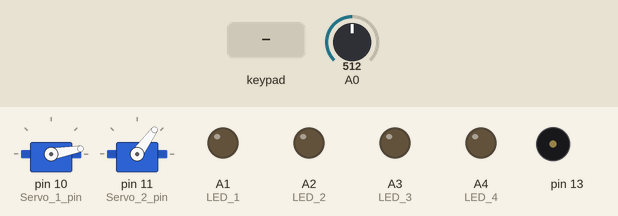
Simulated run of this sketch. Board: Arduino Uno, built with avr-gcc and run on an emulated ATmega328P. Shown: 2 × servo, output pins drawn as LEDs (lit = HIGH), buzzer (waves = sounding). The test bench sets the inputs (shaded band); at power-on: A0 = 512.

Above: at 1.2 s.
1.3 s: keypad keys 4 5 6 3 pressed 0.4 s apart
At 4.1 s:
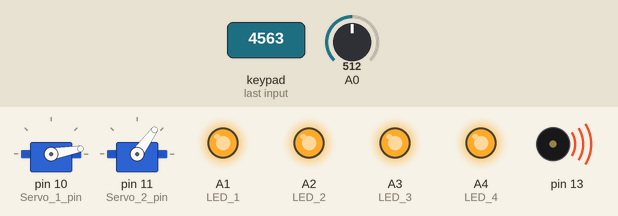
4.4 s: key '1' pressed
At 6.1 s:
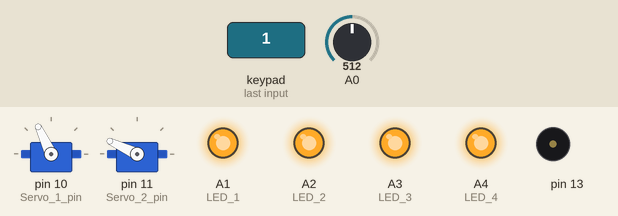
6.7 s: A0 set to 487
At 8.2 s:
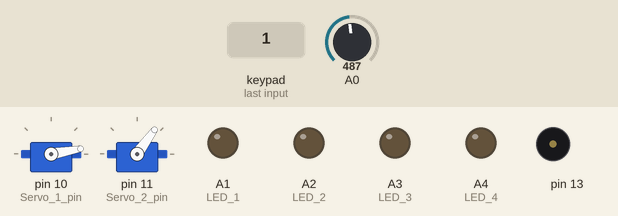
8.7 s: key '2' pressed
At 9.3 s:
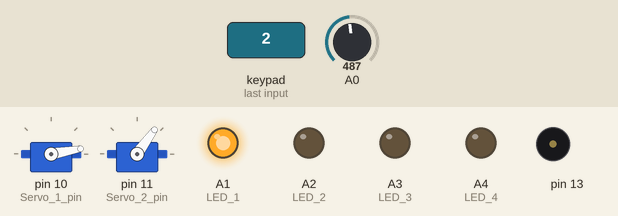
10.5 s: key '3' pressed
At 11.7 s:
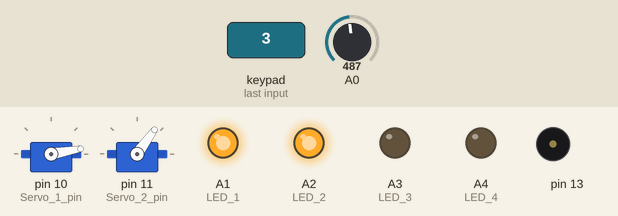
Timing chart, 0 to 13.3 s (numbered marks = the images above; inputs shaded):
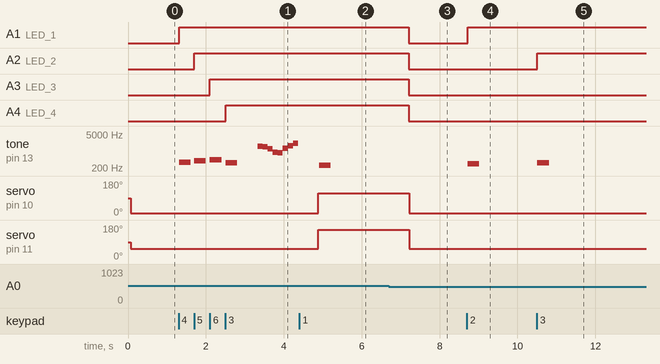

The sketch:

box_v2.0.ino
```cpp
#include "pitches.h"
#include <Keypad.h>
#include <Servo.h>

#define KEY_ROWS 4
#define KEY_COLS 3
#define LED_1 A1
#define LED_2 A2
#define LED_3 A3
#define LED_4 A4

#define Servo_1_pin 10
#define Servo_2_pin 11
Servo Servo_1;
Servo Servo_2;

#define BOX_6

#ifdef BOX_1
#define Ser_1_open 117
#define Ser_1_lock 10
#define Ser_2_open 167
#define Ser_2_lock 54
#endif
#ifdef BOX_2
#define Ser_1_open 124
#define Ser_1_lock 35
#define Ser_2_open 115
#define Ser_2_lock 27
#endif
#ifdef BOX_3
#define Ser_1_open 126
#define Ser_1_lock 10
#define Ser_2_open 165
#define Ser_2_lock 54
#endif
#ifdef BOX_4
#define Ser_1_open 67
#define Ser_1_lock 10
#define Ser_2_open 150
#define Ser_2_lock 60
#endif
#ifdef BOX_5
#define Ser_1_open 140
#define Ser_1_lock 17
#define Ser_2_open 110
#define Ser_2_lock 17
#endif
#ifdef BOX_6
#define Ser_1_open 115
#define Ser_1_lock 10
#define Ser_2_open 155
#define Ser_2_lock 54
#endif
#ifdef BOX_test
#define Ser_1_open 117
#define Ser_1_lock 10
#define Ser_2_open 165
#define Ser_2_lock 54
#endif

char password[4] = {'4', '5', '6', '3'};

int Ser_1_pos = Ser_1_lock;
int Ser_2_pos = Ser_2_lock;

char keymap[KEY_ROWS][KEY_COLS] = {
  {'1', '2', '3'},
  {'4', '5', '6'},
  {'7', '8', '9'},
  {'*', '0', '#'}
};

byte rowPins[KEY_ROWS] = {2, 3, 4, 5}; //Rows 0 to 3
byte colPins[KEY_COLS] = {6, 7, 8}; //Columns 0 to 3

Keypad keypad = Keypad(makeKeymap(keymap), rowPins, colPins, KEY_ROWS, KEY_COLS);


void setup() {
  Serial.begin(9600);
  Servo_1.attach(Servo_1_pin);
  Servo_2.attach(Servo_2_pin);
  pinMode(LED_1, OUTPUT);
  pinMode(LED_2, OUTPUT);
  pinMode(LED_3, OUTPUT);
  pinMode(LED_4, OUTPUT);
  digitalWrite(LED_1, 0);
  digitalWrite(LED_2, 0);
  digitalWrite(LED_3, 0);
  digitalWrite(LED_4, 0);
  pinMode(A0, INPUT);
  digitalWrite(A0, HIGH);
}
int state = 0;
char key[4] = {0};
bool box_state = 0;
bool real_state = 0;
unsigned long long real_start = 0;
void loop() {
  if(analogRead(A0) > 500 && real_state == 0){
    delay(50);
    if(analogRead(A0) > 500 ){
      real_state = 1;
    }
  }
  if(analogRead(A0) < 500 && real_state == 1){
    delay(500);
    if(analogRead(A0) < 500 ){
      digitalWrite(LED_1, 0);
      digitalWrite(LED_2, 0);
      digitalWrite(LED_3, 0);
      digitalWrite(LED_4, 0);
      real_state = 0;
      state = 0;
      box_state = 0;
    }
  }

  switch(state){
    case 0://waiting key 0
      if(box_state ==0 ){
        Ser_1_pos = Ser_1_lock;
        Ser_2_pos = Ser_2_lock;
      }else{
        Ser_1_pos = Ser_1_open;
        Ser_2_pos = Ser_2_open;
      }
      key[0] = keypad.getKey();
      if(key[0]){
        state = 1;
        digitalWrite(LED_1, 1);
        tone_map(key[0]);
      }
      delay(20);
      break;
    case 1://waiting key 1
      if(box_state ==0 ){
        Ser_1_pos = Ser_1_lock;
        Ser_2_pos = Ser_2_lock;
      }else{
        Ser_1_pos = Ser_1_open;
        Ser_2_pos = Ser_2_open;
      }
      key[1] = keypad.getKey();
      if(key[1]){
        state = 2;
        digitalWrite(LED_2, 1);
        tone_map(key[1]);
      }
      delay(20);
      break;
    case 2://waiting key 2
      if(box_state ==0 ){
        Ser_1_pos = Ser_1_lock;
        Ser_2_pos = Ser_2_lock;
      }else{
        Ser_1_pos = Ser_1_open;
        Ser_2_pos = Ser_2_open;
      }
      key[2] = keypad.getKey();
      if(key[2]){
        state = 3;
        digitalWrite(LED_3, 1);
        tone_map(key[2]);
      }
      delay(20);
      break;
    case 3://waiting key 0
      if(box_state ==0 ){
        Ser_1_pos = Ser_1_lock;
        Ser_2_pos = Ser_2_lock;
      }else{
        Ser_1_pos = Ser_1_open;
        Ser_2_pos = Ser_2_open;
      }
      key[3] = keypad.getKey();
      if(key[3]){
        state = 4;
        digitalWrite(LED_4, 1);
        tone_map(key[3]);
      }
      delay(20);
      break;
    case 4://all input done
      delay(500);
      if( key[0] == password[0] && key[1] == password[1] && key[2] == password[2] && key[3] == password[3]){
        open_song();
        box_state = 1;
      }else{
        lock_song();
        box_state = 0;
      }

      key[0] = 0;
      key[1] = 0;
      key[2] = 0;
      key[3] = 0;
      delay(500);
      state = 0;
      break;
  }
  Servo_1.write(Ser_1_pos);
  Servo_2.write(Ser_2_pos);
}

void lock_song(){
  digitalWrite(LED_1, 0);
  digitalWrite(LED_2, 0);
  digitalWrite(LED_3, 0);
  digitalWrite(LED_4, 0);
  delay(100);
  digitalWrite(LED_1, 1);
  digitalWrite(LED_2, 1);
  digitalWrite(LED_3, 1);
  digitalWrite(LED_4, 1);
  tone(13, NOTE_B2, 300);
  delay(300);
  digitalWrite(LED_1, 0);
  digitalWrite(LED_2, 0);
  digitalWrite(LED_3, 0);
  digitalWrite(LED_4, 0);
  delay(100);
  digitalWrite(LED_1, 1);
  digitalWrite(LED_2, 1);
  digitalWrite(LED_3, 1);
  digitalWrite(LED_4, 1);
  tone(13, NOTE_B2, 300);
  delay(300);
  digitalWrite(LED_1, 0);
  digitalWrite(LED_2, 0);
  digitalWrite(LED_3, 0);
  digitalWrite(LED_4, 0);
}
void open_song(){
  //int music[7] = { NOTE_FS5, NOTE_AS5, NOTE_CS6, NOTE_B5, NOTE_DS6, NOTE_FS6, NOTE_CS7};
  int music[8] = { NOTE_G6, NOTE_FS6, NOTE_DS6, NOTE_A5, NOTE_GS5, NOTE_E6, NOTE_GS6, NOTE_C7};
  for(int i = 0 ; i < 8 ; ++i){
    tone(13, music[i], 130);
    delay(130);
  }
}
void tone_map(char key){
  switch(key){
    case '1':
      tone(13, NOTE_C4, 300);
      delay(300);
      break;
    case '2':
      tone(13, NOTE_D4, 300);
      delay(300);
      break;
    case '3':
      tone(13, NOTE_E4, 300);
      delay(300);
      break;
    case '4':
      tone(13, NOTE_F4, 300);
      delay(300);
      break;
    case '5':
      tone(13, NOTE_G4, 300);
      delay(300);
      break;
    case '6':
      tone(13, NOTE_A4, 300);
      delay(300);
      break;
    case '7':
      tone(13, NOTE_B4, 300);
      delay(300);
      break;
    case '8':
      tone(13, NOTE_C5, 300);
      delay(300);
      break;
    case '9':
      tone(13, NOTE_D5, 300);
      delay(300);
      break;
    case '0':
      tone(13, NOTE_E5, 300);
      delay(300);
      break;
    case '*':
      tone(13, NOTE_A3, 300);
      delay(300);
      break;
    case '#':
      tone(13, NOTE_A5, 300);
      delay(300);
      break;
  }

}
```

pitches.h
```cpp
/*************************************************
 * Public Constants
 *************************************************/

#define NOTE_B0  31
#define NOTE_C1  33
#define NOTE_CS1 35
#define NOTE_D1  37
#define NOTE_DS1 39
#define NOTE_E1  41
#define NOTE_F1  44
#define NOTE_FS1 46
#define NOTE_G1  49
#define NOTE_GS1 52
#define NOTE_A1  55
#define NOTE_AS1 58
#define NOTE_B1  62
#define NOTE_C2  65
#define NOTE_CS2 69
#define NOTE_D2  73
#define NOTE_DS2 78
#define NOTE_E2  82
#define NOTE_F2  87
#define NOTE_FS2 93
#define NOTE_G2  98
#define NOTE_GS2 104
#define NOTE_A2  110
#define NOTE_AS2 117
#define NOTE_B2  123
#define NOTE_C3  131
#define NOTE_CS3 139
#define NOTE_D3  147
#define NOTE_DS3 156
#define NOTE_E3  165
#define NOTE_F3  175
#define NOTE_FS3 185
#define NOTE_G3  196
#define NOTE_GS3 208
#define NOTE_A3  220
#define NOTE_AS3 233
#define NOTE_B3  247
#define NOTE_C4  262
#define NOTE_CS4 277
#define NOTE_D4  294
#define NOTE_DS4 311
#define NOTE_E4  330
#define NOTE_F4  349
#define NOTE_FS4 370
#define NOTE_G4  392
#define NOTE_GS4 415
#define NOTE_A4  440
#define NOTE_AS4 466
#define NOTE_B4  494
#define NOTE_C5  523
#define NOTE_CS5 554
#define NOTE_D5  587
#define NOTE_DS5 622
#define NOTE_E5  659
#define NOTE_F5  698
#define NOTE_FS5 740
#define NOTE_G5  784
#define NOTE_GS5 831
#define NOTE_A5  880
#define NOTE_AS5 932
#define NOTE_B5  988
#define NOTE_C6  1047
#define NOTE_CS6 1109
#define NOTE_D6  1175
#define NOTE_DS6 1245
#define NOTE_E6  1319
#define NOTE_F6  1397
#define NOTE_FS6 1480
#define NOTE_G6  1568
#define NOTE_GS6 1661
#define NOTE_A6  1760
#define NOTE_AS6 1865
#define NOTE_B6  1976
#define NOTE_C7  2093
#define NOTE_CS7 2217
#define NOTE_D7  2349
#define NOTE_DS7 2489
#define NOTE_E7  2637
#define NOTE_F7  2794
#define NOTE_FS7 2960
#define NOTE_G7  3136
#define NOTE_GS7 3322
#define NOTE_A7  3520
#define NOTE_AS7 3729
#define NOTE_B7  3951
#define NOTE_C8  4186
#define NOTE_CS8 4435
#define NOTE_D8  4699
#define NOTE_DS8 4978
```

Measured:
- the behaviour switches between 500 and 499 on A0 (found by bisection; images 2 and 3)
- after the input at 1.3 s, A1 (LED_1): LOW → HIGH at once; A2 (LED_2): LOW → HIGH after 0.40 s; A3 (LED_3): LOW → HIGH after 0.80 s; A4 (LED_4): LOW → HIGH after 1.2 s; tone on pin 13: plays 349 Hz for 0.30 s, 392 Hz for 0.30 s, 440 Hz for 0.30 s, 330 Hz for 0.30 s, 1568 Hz for 0.13 s, 1480 Hz for 0.13 s … (12 notes in this stretch), starting at once
- after the input at 4.4 s, tone on pin 13: silent → 262 Hz after 0.51 s, → silent 0.30 s later
- after the input at 6.7 s, A1 (LED_1), A2 (LED_2), A3 (LED_3), A4 (LED_4): HIGH → LOW after 0.50 s; servo on pin 10 (Servo_1_pin): 115° → 10° after 0.53 s; servo on pin 11 (Servo_2_pin): 155° → 54° after 0.53 s
- after the input at 8.7 s, A1 (LED_1): LOW → HIGH at once; tone on pin 13: silent → 294 Hz at once, → silent 0.30 s later
- after the input at 10.5 s, A2 (LED_2): LOW → HIGH at once; tone on pin 13: silent → 330 Hz at once, → silent 0.30 s later
